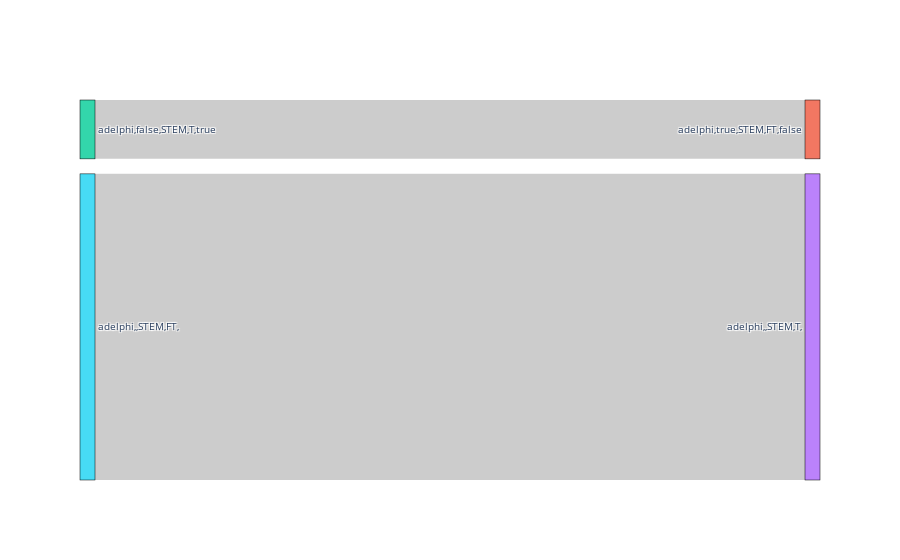

The code cell stored with this chart in its notebook:
### Code cell
fig = go.Figure(data=[go.Sankey(
    valueformat = ".0f",
    valuesuffix = "",
    # Define nodes
    node = dict(
      pad = 15,
      thickness = 15,
      line = dict(color = "black", width = 0.5),
      label = L
     # color = 
    ),
    # Add links
    link = dict(
      source =  s,
      target =  t,
      value = v,
     
      #color =  a['link']['color']
))])

fig.update_layout(title_text="",
                  font_size=10)
fig.show()

### Figure 1 — Plotly figure (JSON) as saved in the notebook; plotly's stock layout.template omitted (floating-point values rounded to 4 significant figures)
{"data": [{"link": {"source": [2, 5], "target": [1, 3], "value": [165, 858]}, "node": {"label": [["adelphi", true, "STEM", "T", false], ["adelphi", true, "STEM", "FT", false], ["adelphi", false, "STEM", "T", true], ["adelphi", null, "STEM", "T", null], ["adelphi", false, "STEM", "FT", true], ["adelphi", null, "STEM", "FT", null], ["adelphi", null, null, null, null], ["adelphi", null, "STEM", null, null]], "line": {"color": "black", "width": 0.5}, "pad": 15, "thickness": 15}, "type": "sankey", "valueformat": ".0f", "valuesuffix": ""}], "layout": {"font": {"size": 10}, "title": {"text": ""}}}
